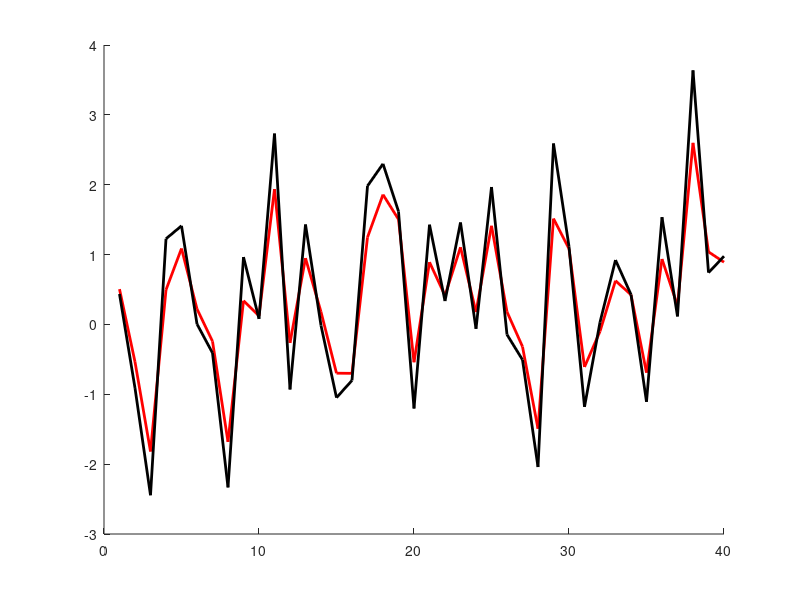

Here is the MATLAB script that generated this plot: (Note: this script raises an error after producing the figure.)

clear all;
close all;

%% Intialization of States and U input as functions for data 
% f = @(t) sin(1*t)+0.00002*randn(size(t));
% f = @(t) exp(0.08*t)+0.00002*randn(size(t));
% g= @(t) exp(0.01*t)+0.00002*randn(size(t));
% f1 = @(t) exp(0.1*t)+0.00002*randn(size(t));
f = @(x,uk) 0.2*x+0.7*uk;
f1 = @(x,uk) 0.7*x+0.2*uk;
% g = @(t) 1* t+0.00002*randn(size(t));
N = 10; %prediction horizon
n = 40; % no of data points
k = 1:1:n;
uk = randn(n,1);
% uk = 1*ones(1,n);
% uk = 0.05:0.05:n*0.05;
x1 = 1; x2 = 1;
for i=0:n-1
    yk(i+1,1) = f(x1(i+1),uk(i+1));
    % yk(i+1,2) = f1(x2(i+1),uk(i+1));
    x1(i+2) = yk(i+1,1);
    % x2(i+2) = yk(i+1,2);

end
xk = [x1(1:n)'];
% xk = [x1(1:n)',x2(1:n)'];
% uk = uk';
xtrc=[xk,uk]; % aug. xk,uk

%% Plotting data points

figure(1), hold on
plot(k,yk,'Color','r','LineWidth',2)
plot(k,uk,'Color','k','LineWidth',2)
hold off
%% input constraints 
u0=1*uk(end);
lb = -10*ones(1,N);
ub = 10*ones(1,N);

%% GP-MPC
for i=1:10
    display(i,'iteration');
    [U] = Gp_mpc(xtrc,yk,u0,N,lb,ub);
    u0=U(1);
    xtrc(size(xtrc,1)+1,:) = [yk(end,:),U(1)];
    % yk(size(yk,1)+1,:) = [f(yk(end,1),U(1)),f1(yk(end,2),U(1))];
    yk(size(yk,1)+1,:) = [f(yk(end,1),U(1))];
    display(u0,'Optimal U');
    display(yk(end,:),'yk');
    display(xk(end,:),'xk')
    display('---------------------------');


    k = n:1:size(xtrc,1);
    figure(1), hold on
    plot(k,yk(n:end,:),'Color','g','LineWidth',1)
    plot(k,xtrc(n:end,end),'Color','b','LineWidth',1)
    % legend('yk1','yk2','uk','opt. Yk1','opt. Yk2','opt. Uk')
    hold off

end
projected_yk = yk(n:end,:)
optimal_uk = xtrc(n:end,end)



% xu=yk(end);
% 
% for j=1:N
%     yuk(j,1) = f(xu(j),U(j));
%     xu(j+1) = yuk(j,1);
% end
% figure(2), hold on
% fprintf('%g ',yuk)
% plot(n+1:1:n+1*N,yuk,'Color','y')
% plot(n+1:1:n+1*N,U,'Color','k')
% 
% % legend('yk','uk','opt. Yk','opt. Uk')
% hold off

